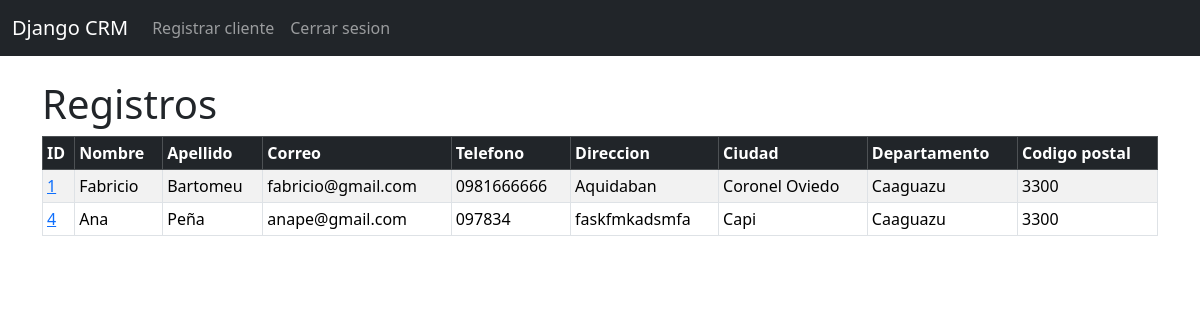
The app's page /home/ (signed in) with its own data.
### crmapp/models.py (models this page shows, shortened)
class Record(models.Model):
    created_at = models.DateTimeField(auto_now_add=True)
    first_name = models.CharField(max_length=100)
    last_name = models.CharField(max_length=100)
    email = models.EmailField()
    phone = models.CharField(max_length=100)
    address = models.CharField(max_length=300)
    city = models.CharField(max_length=100)
    state = models.CharField(max_length=100)
    zipcode = models.CharField(max_length=100)

### crmapp/views.py (the view)
# urls.py: path("home/", views.home_view, name="home"),
def home_view(request):
    records = Record.objects.all()
    return render(request, "home.html", {"records": records})

### crmapp/templates/home.html
{% extends 'base.html' %}
{% block content %}
{% if user.is_authenticated %}
<h1>Registros</h1>
<table class="table table-striped table-hover table-bordered table-sm">
    <thead class="table-dark">
        <tr>
            <th scope="col">ID</th>
            <th scope="col">Nombre</th>
            <th scope="col">Apellido</th>
            <th scope="col">Correo</th>
            <th scope="col">Telefono</th>
            <th scope="col">Direccion</th>
            <th scope="col">Ciudad</th>
            <th scope="col">Departamento</th>
            <th scope="col">Codigo postal</th>
        </tr>
    </thead>
    <tbody>
        {% if records %}
        {% for record in records %}
        <tr>
            <td><a href="{% url 'record' record.id %}">{{ record.id }}</a></td>
            <td>{{ record.first_name }}</td>
            <td>{{ record.last_name }}</td>
            <td>{{ record.email }}</td>
            <td>{{ record.phone }}</td>
            <td>{{ record.address }}</td>
            <td>{{ record.city }}</td>
            <td>{{ record.state }}</td>
            <td>{{ record.zipcode }}</td>
        </tr>
        {% endfor %}
        {% endif %}
    </tbody>
</table>
{% endif %}
{% endblock %}

### crmapp/templates/base.html (shortened to what this page needs)
{% load static %}
<!DOCTYPE html>
<html lang="en">
<head>
    <link rel="stylesheet" href="{% static 'css/bootstrap.min.css' %}">
</head>
<body>
    <header>
        {% include 'navbar.html' %}
    </header>
    <main>
        <div class="container mt-4">
            {% block content %}
            {% endblock %}
        </div>
    </main>
</body>
</html>

### crmapp/templates/navbar.html (shortened to what this page needs)
<nav class="navbar navbar-expand-lg navbar-dark bg-dark">
    <div class="container-fluid">
        <a class="navbar-brand"
            href="{% if user.is_authenticated %} {% url 'home' %} {% else %} {% url 'login' %} {% endif %}">Django
            CRM</a>
        <div class="collapse navbar-collapse" id="navbarSupportedContent">
            <ul class="navbar-nav me-auto mb-2 mb-lg-0">
                {% if user.is_authenticated %}
                <li class="nav-item">
                    <a class="nav-link" href="{% url 'add_record' %}">Registrar cliente</a>
                </li>
                <li class="nav-item">
                    <a class="nav-link" href="{% url 'logout' %}">Cerrar sesion</a>
                </li>
                {% endif %}
            </ul>
        </div>
    </div>
</nav>

### records on screen
Record: id "1", first_name "Fabricio", last_name "Bartomeu", email "fabricio@gmail.com", phone "0981666666", address "Aquidaban", city "Coronel Oviedo", state "Caaguazu", zipcode "3300"
Record: id "4", first_name "Ana", last_name "Peña", email "anape@gmail.com", phone "097834", address "faskfmkadsmfa", city "Capi", state "Caaguazu", zipcode "3300"
